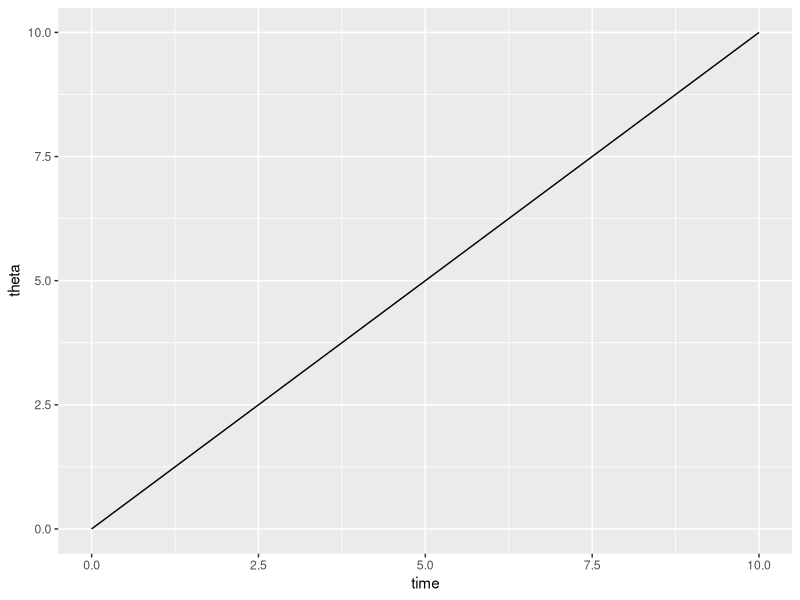
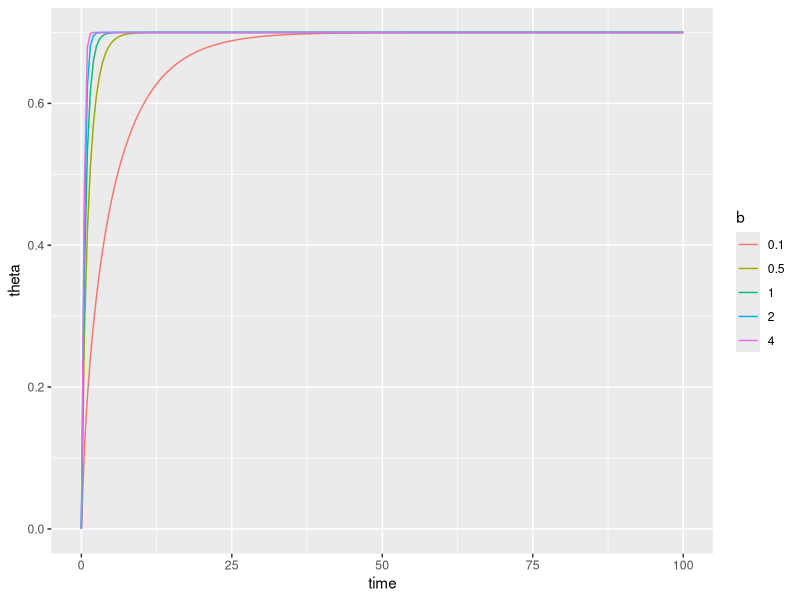
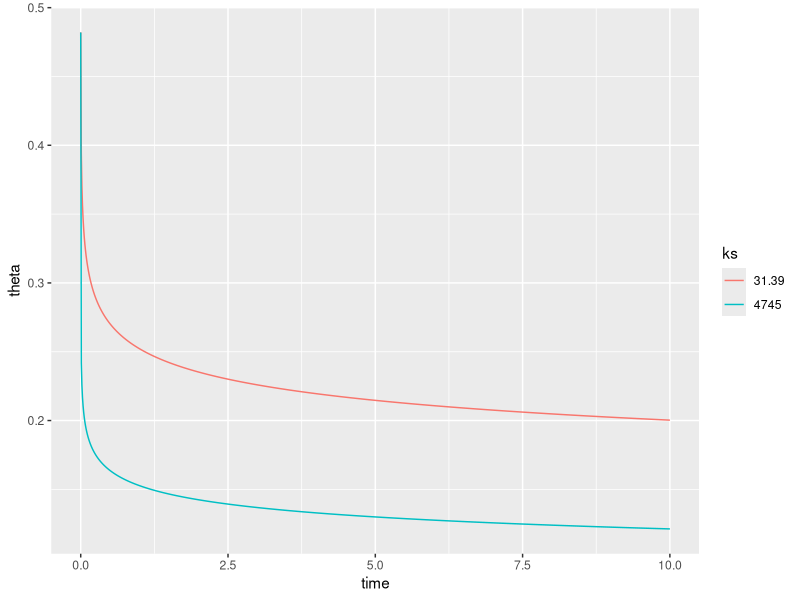
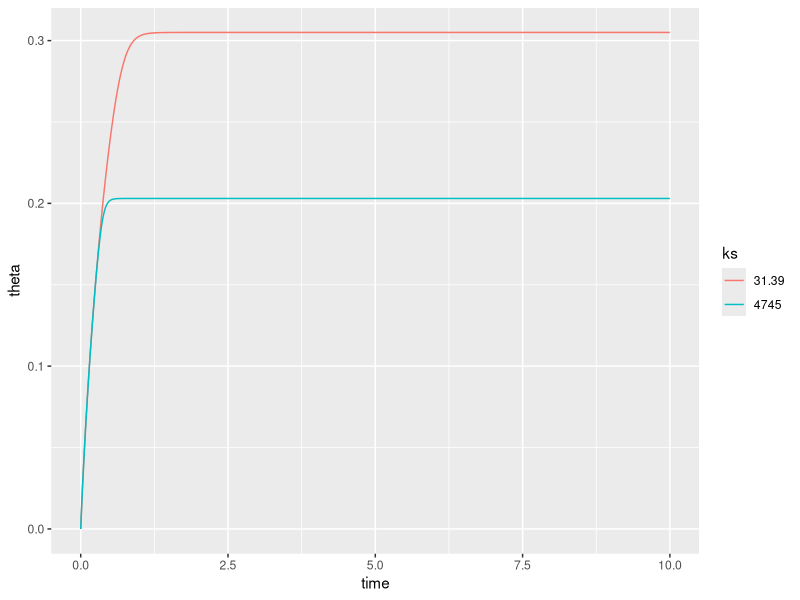
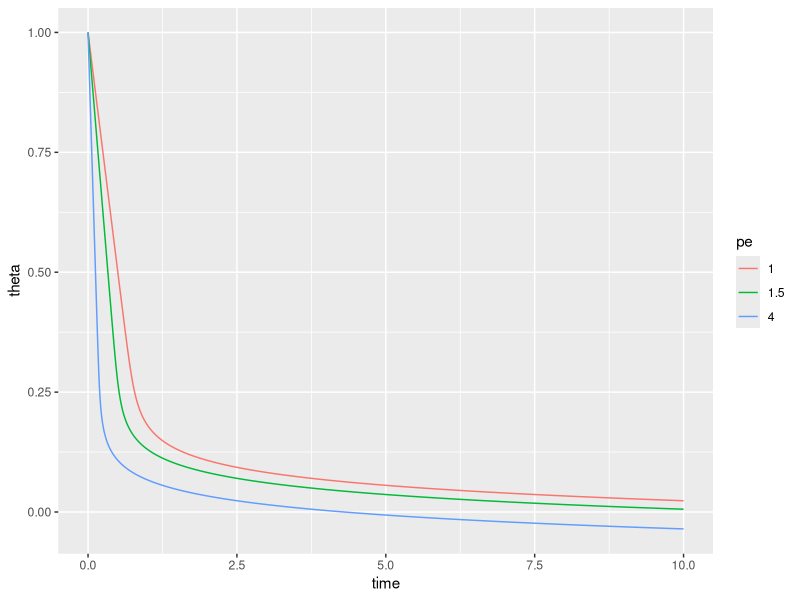
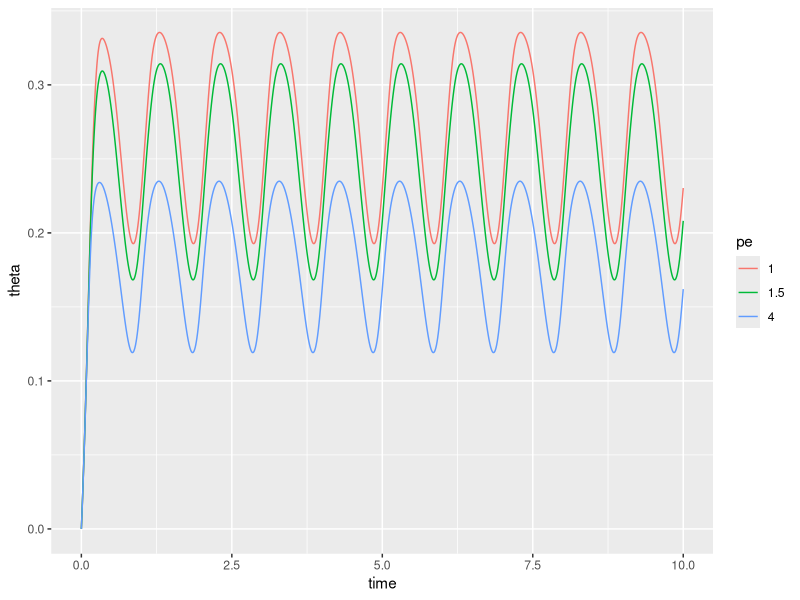
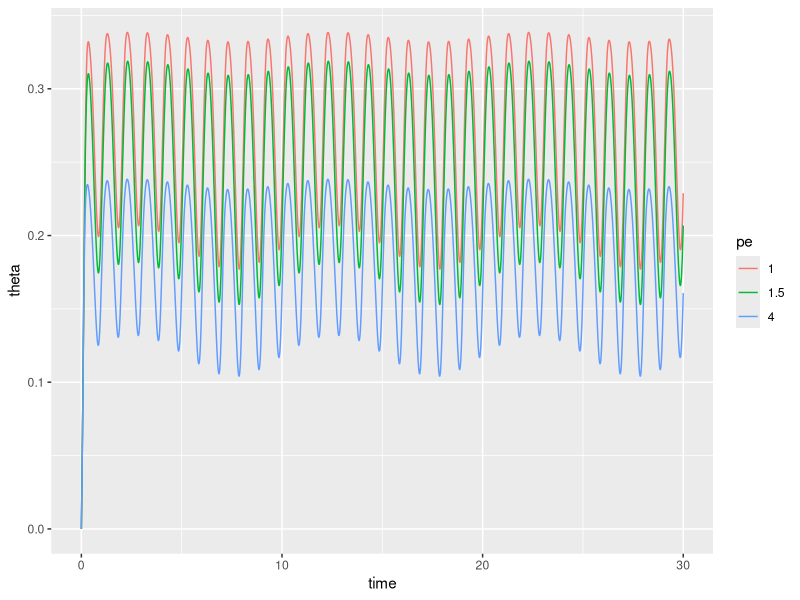

R code for these plots, in order:
## ---- chunk 1
knitr::opts_chunk$set(echo = TRUE)
## ---- chunk 2
library(tidyverse)
library(deSolve)
## ---- chunk 3
# Timestep
t <- seq(0,10, by = 0.1)

# Variables
theta_init <- c(theta=0)

# Model parameters
params <- c(theta_sat = 0.7, 
            R  = 1.0,
            b = 0.4)

# Rates of change
theta_rates <- function(t, theta, params) {
  with(as.list(c(theta, params)), {
    
    dtheta_dt = R

    return(list(c(dtheta_dt)))
  })
}
## ---- chunk 4
logistic_solution <-
  ode(
    y = theta_init,
    times = t,
    func = theta_rates,
    parms = params) %>%
  as.data.frame()
## ---- chunk 5

## ---- chunk 6

logistic_solution %>% 
  ggplot(aes(time, theta)) +
  geom_line()

## ---- chunk 7
# Timestep
t <- seq(0,100, by = 0.5)

# Variables
theta_init <- c(theta=0)

# Model parameters
params <- 
  expand_grid(theta_sat = 0.7, 
            R  = 1.0,
            b = c(1, 0.5, 2, 4, 0.1)) %>%
        split(., .$b)

# Rates of change
theta_rates <- function(t, theta, params) {
  with(as.list(c(theta, params)), {
    
    dtheta_dt = R*(1-(theta/theta_sat)^b)

    return(list(c(dtheta_dt)))
  })
}
## ---- chunk 8

logistic_solution <-
  map_dfr(
    params,
    ~ode(
    y = theta_init,
    times = t,
    func = theta_rates,
    parms = .x) %>%
  as.data.frame(), .id = "b")
## ---- chunk 9

logistic_solution %>% 
  ggplot(aes(time, theta, col=b)) +
  geom_line()

## ---- chunk 10
# Timestep
t <- seq(0,10, by = 0.01)

# Variables
theta_init <- c(theta=0.482)

# Model parameters
params <- 
  expand_grid(theta_sat = 0.482, 
            ks = c(31.39, 4745),
            c = 11) %>%
        split(., .$ks)

# Rates of change
theta_rates <- function(t, theta, params) {
  with(as.list(c(theta, params)), {
    
    dtheta_dt = -ks*(theta/theta_sat)^c

    return(list(c(dtheta_dt)))
  })
}

## ---- chunk 11

logistic_solution <-
  map_dfr(
    params,
    ~ode(
    y = theta_init,
    times = t,
    func = theta_rates,
    parms = .x) %>%
  as.data.frame(), .id = "ks")
## ---- chunk 12

logistic_solution %>% 
  ggplot(aes(time, theta, col=ks)) +
  geom_line()


## ---- chunk 13
# Timestep
t <- seq(0,10, by = 0.01)

# Variables
theta_init <- c(theta=0)

# Model parameters
params <- 
  expand_grid(theta_sat = 0.482, 
            R  = 1.0,
            ks = c(31.39, 4745),
            c = 11,
            b = 0.5) %>%
        split(., .$ks)

# Rates of change
theta_rates <- function(t, theta, params) {
  with(as.list(c(theta, params)), {
    
    dtheta_dt = R*(1-(theta/theta_sat)^b)-ks*(theta/theta_sat)^c

    return(list(c(dtheta_dt)))
  })
}

## ---- chunk 14

logistic_solution <-
  map_dfr(
    params,
    ~ode(
    y = theta_init,
    times = t,
    func = theta_rates,
    parms = .x) %>%
  as.data.frame(), .id = "ks")
## ---- chunk 15

logistic_solution %>% 
  ggplot(aes(time, theta, col=ks)) +
  geom_line()


## ---- chunk 16
# Timestep
t <- seq(0,10, by = 0.01)

# Variables
theta_init <- c(theta=1)

# Model parameters
params <- 
  expand_grid(theta_sat = 0.482, 
            R  = 1.0,
            ks = c(31.39),
            c = 11,
            b = 4,
            pe = c(1.0,1.5,4),
            k = 0.46,
            L = 0) %>%
        split(., .$pe)


# Rates of change
theta_rates <- function(t, theta, params) {
  with(as.list(c(theta, params)), {
    
    dtheta_dt = -(pe/(1 + exp (-12*(theta /theta_sat-0.5))))

    return(list(c(dtheta_dt)))
  })
}

## ---- chunk 17

logistic_solution <-
  map_dfr(
    params,
    ~ode(
    y = theta_init,
    times = t,
    func = theta_rates,
    parms = .x) %>%
  as.data.frame(), .id = "pe")
## ---- chunk 18

logistic_solution %>% 
  ggplot(aes(time, theta, col=pe)) +
  geom_line()


## ---- chunk 19
# Timestep
t <- seq(0,10, by = 0.01)

# Variables
theta_init <- c(theta=0)

# Model parameters
params <- 
  expand_grid(theta_sat = 0.482, 
            R  = 1.0,
            ks = c(31.39),
            c = 11,
            b = 4,
            pe = c(1.0,1.5,4),
            k = 0.46,
            L = 0) %>%
        split(., .$pe)


# Rates of change
theta_rates <- function(t, theta, params) {
  with(as.list(c(theta, params)), {
    
    dtheta_dt = (R+R*sin(2*pi*t))*(1-(theta/theta_sat)^b)-ks*(theta/theta_sat)^c - 
    pe*(exp(-k * L)/(1 + exp (-12 * (theta /theta_sat - 0.5))))

    return(list(c(dtheta_dt)))
  })
}

## ---- chunk 20

logistic_solution <-
  map_dfr(
    params,
    ~ode(
    y = theta_init,
    times = t,
    func = theta_rates,
    parms = .x) %>%
  as.data.frame(), .id = "pe")
## ---- chunk 21

logistic_solution %>% 
  ggplot(aes(time, theta, col=pe)) +
  geom_line()


## ---- chunk 22
# Timestep
t <- seq(0,30, by = 0.01)

# Variables
theta_init <- c(theta=0)

# Model parameters
params <- 
  expand_grid(theta_sat = 0.482, 
            R  = 1.0,
            ks = c(31.39),
            c = 11,
            b = 4,
            pe = c(1.0,1.5,4),
            k = 0.46,
            L = 0) %>%
        split(., .$pe)


# Rates of change
theta_rates <- function(t, theta, params) {
  with(as.list(c(theta, params)), {
    
    dtheta_dt = (R+R/10*sin(0.2*pi*t)+R*sin(2*pi*t))*(1-(theta/theta_sat)^b)-ks*(theta/theta_sat)^c - 
    pe*(exp(-k * L)/(1 + exp (-12 * (theta /theta_sat - 0.5))))

    return(list(c(dtheta_dt)))
  })
}

## ---- chunk 23

logistic_solution <-
  map_dfr(
    params,
    ~ode(
    y = theta_init,
    times = t,
    func = theta_rates,
    parms = .x) %>%
  as.data.frame(), .id = "pe")
## ---- chunk 24

logistic_solution %>% 
  ggplot(aes(time, theta, col=pe)) +
  geom_line()
